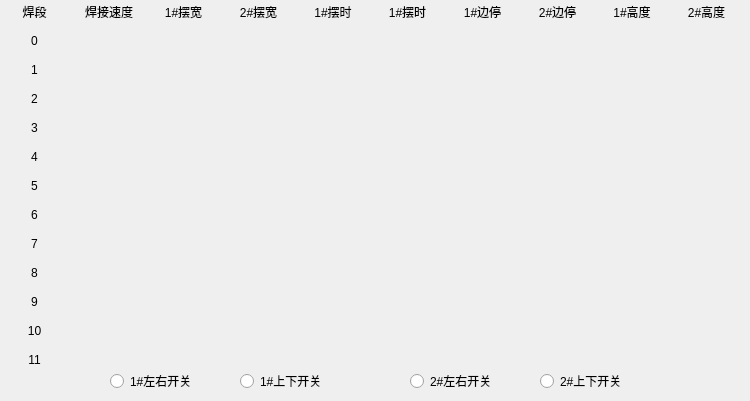
     <widget class="QWidget" name="L6">
      <attribute name="title">
       <string>L6</string>
      </attribute>
      <widget class="QRadioButton" name="radioButton_11">
       <property name="geometry">
        <rect>
         <x>110</x>
         <y>370</y>
         <width>101</width>
         <height>22</height>
        </rect>
       </property>
       <property name="text">
        <string>1#左右开关</string>
       </property>
       <property name="checkable">
        <bool>true</bool>
       </property>
       <property name="checked">
        <bool>false</bool>
       </property>
       <property name="autoExclusive">
        <bool>false</bool>
       </property>
      </widget>
      <widget class="QRadioButton" name="radioButton_12">
       <property name="geometry">
        <rect>
         <x>240</x>
         <y>370</y>
         <width>101</width>
         <height>22</height>
        </rect>
       </property>
       <property name="text">
        <string>1#上下开关</string>
       </property>
       <property name="autoExclusive">
        <bool>false</bool>
       </property>
      </widget>
      <widget class="QWidget" name="layoutWidget">
       <property name="geometry">
        <rect>
         <x>0</x>
         <y>0</y>
         <width>741</width>
         <height>371</height>
        </rect>
       </property>
       <layout class="QGridLayout" name="gridLayout_6">
        <item row="0" column="0">
         <widget class="QLabel" name="label_324">
          <property name="sizePolicy">
           <sizepolicy hsizetype="Preferred" vsizetype="Preferred">
            <horstretch>0</horstretch>
            <verstretch>0</verstretch>
           </sizepolicy>
          </property>
          <property name="text">
           <string>焊段</string>
          </property>
          <property name="alignment">
           <set>Qt::AlignCenter</set>
          </property>
         </widget>
        </item>
        <item row="0" column="1">
         <widget class="QLabel" name="label_325">
          <property name="sizePolicy">
           <sizepolicy hsizetype="Preferred" vsizetype="Preferred">
            <horstretch>0</horstretch>
            <verstretch>0</verstretch>
           </sizepolicy>
          </property>
          <property name="text">
           <string>焊接速度</string>
          </property>
          <property name="alignment">
           <set>Qt::AlignCenter</set>
          </property>
         </widget>
        </item>
        <item row="0" column="2">
         <widget class="QLabel" name="label_326">
          <property name="sizePolicy">
           <sizepolicy hsizetype="Preferred" vsizetype="Preferred">
            <horstretch>0</horstretch>
            <verstretch>0</verstretch>
           </sizepolicy>
          </property>
          <property name="text">
           <string>1#摆宽</string>
          </property>
          <property name="alignment">
           <set>Qt::AlignCenter</set>
          </property>
         </widget>
        </item>
        <item row="0" column="3">
         <widget class="QLabel" name="label_327">
          <property name="sizePolicy">
           <sizepolicy hsizetype="Preferred" vsizetype="Preferred">
            <horstretch>0</horstretch>
            <verstretch>0</verstretch>
           </sizepolicy>
          </property>
          <property name="text">
           <string>2#摆宽</string>
          </property>
          <property name="alignment">
           <set>Qt::AlignCenter</set>
          </property>
         </widget>
        </item>
        <item row="0" column="4">
         <widget class="QLabel" name="label_328">
          <property name="sizePolicy">
           <sizepolicy hsizetype="Preferred" vsizetype="Preferred">
            <horstretch>0</horstretch>
            <verstretch>0</verstretch>
           </sizepolicy>
          </property>
          <property name="text">
           <string>1#摆时</string>
          </property>
          <property name="alignment">
           <set>Qt::AlignCenter</set>
          </property>
         </widget>
        </item>
        <item row="0" column="5">
         <widget class="QLabel" name="label_329">
          <property name="sizePolicy">
           <sizepolicy hsizetype="Preferred" vsizetype="Preferred">
            <horstretch>0</horstretch>
            <verstretch>0</verstretch>
           </sizepolicy>
          </property>
          <property name="text">
           <string>1#摆时</string>
          </property>
          <property name="alignment">
           <set>Qt::AlignCenter</set>
          </property>
         </widget>
        </item>
        <item row="0" column="6">
         <widget class="QLabel" name="label_454">
          <property name="sizePolicy">
           <sizepolicy hsizetype="Preferred" vsizetype="Preferred">
            <horstretch>0</horstretch>
            <verstretch>0</verstretch>
           </sizepolicy>
          </property>
          <property name="text">
           <string>1#边停</string>
          </property>
          <property name="alignment">
           <set>Qt::AlignCenter</set>
          </property>
         </widget>
        </item>
        <item row="0" column="7">
         <widget class="QLabel" name="label_455">
          <property name="sizePolicy">
           <sizepolicy hsizetype="Preferred" vsizetype="Preferred">
            <horstretch>0</horstretch>
            <verstretch>0</verstretch>
           </sizepolicy>
          </property>
          <property name="text">
           <string>2#边停</string>
          </property>
          <property name="alignment">
           <set>Qt::AlignCenter</set>
          </property>
         </widget>
        </item>
        <item row="0" column="8">
         <widget class="QLabel" name="label_330">
          <property name="sizePolicy">
           <sizepolicy hsizetype="Preferred" vsizetype="Preferred">
            <horstretch>0</horstretch>
            <verstretch>0</verstretch>
           </sizepolicy>
          </property>
          <property name="text">
           <string>1#高度</string>
          </property>
          <property name="alignment">
           <set>Qt::AlignCenter</set>
          </property>
         </widget>
        </item>
        <item row="0" column="9">
         <widget class="QLabel" name="label_331">
          <property name="sizePolicy">
           <sizepolicy hsizetype="Preferred" vsizetype="Preferred">
            <horstretch>0</horstretch>
            <verstretch>0</verstretch>
           </sizepolicy>
          </property>
          <property name="text">
           <string>2#高度</string>
          </property>
          <property name="alignment">
           <set>Qt::AlignCenter</set>
          </property>
         </widget>
        </item>
        <item row="1" column="0">
         <widget class="QLabel" name="label_332">
          <property name="text">
           <string>0</string>
          </property>
          <property name="alignment">
           <set>Qt::AlignCenter</set>
          </property>
         </widget>
        </item>
        <item row="2" column="0">
         <widget class="QLabel" name="label_333">
          <property name="text">
           <string>1</string>
          </property>
          <property name="alignment">
           <set>Qt::AlignCenter</set>
          </property>
         </widget>
        </item>
        <item row="3" column="0">
         <widget class="QLabel" name="label_334">
          <property name="text">
           <string>2</string>
          </property>
          <property name="alignment">
           <set>Qt::AlignCenter</set>
          </property>
         </widget>
        </item>
        <item row="4" column="0">
         <widget class="QLabel" name="label_335">
          <property name="text">
           <string>3</string>
          </property>
          <property name="alignment">
           <set>Qt::AlignCenter</set>
          </property>
         </widget>
        </item>
        <item row="5" column="0">
         <widget class="QLabel" name="label_336">
          <property name="text">
           <string>4</string>
          </property>
          <property name="alignment">
           <set>Qt::AlignCenter</set>
          </property>
         </widget>
        </item>
        <item row="6" column="0">
         <widget class="QLabel" name="label_201">
          <property name="text">
           <string>5</string>
          </property>
          <property name="alignment">
           <set>Qt::AlignCenter</set>
          </property>
         </widget>
        </item>
        <item row="7" column="0">
         <widget class="QLabel" name="label_337">
          <property name="text">
           <string>6</string>
          </property>
          <property name="alignment">
           <set>Qt::AlignCenter</set>
          </property>
         </widget>
        </item>
        <item row="8" column="0">
         <widget class="QLabel" name="label_338">
          <property name="text">
           <string>7</string>
          </property>
          <property name="alignment">
           <set>Qt::AlignCenter</set>
          </property>
         </widget>
        </item>
        <item row="9" column="0">
         <widget class="QLabel" name="label_339">
          <property name="text">
           <string>8</string>
          </property>
          <property name="alignment">
           <set>Qt::AlignCenter</set>
          </property>
         </widget>
        </item>
        <item row="10" column="0">
         <widget class="QLabel" name="label_340">
          <property name="text">
           <string>9</string>
          </property>
          <property name="alignment">
           <set>Qt::AlignCenter</set>
          </property>
         </widget>
        </item>
        <item row="11" column="0">
         <widget class="QLabel" name="label_341">
          <property name="text">
           <string>10</string>
          </property>
          <property name="alignment">
           <set>Qt::AlignCenter</set>
          </property>
         </widget>
        </item>
        <item row="12" column="0">
         <widget class="QLabel" name="label_342">
          <property name="text">
           <string>11</string>
          </property>
          <property name="alignment">
           <set>Qt::AlignCenter</set>
          </property>
         </widget>
        </item>
       </layout>
      </widget>
      <widget class="QRadioButton" name="lr25">
       <property name="geometry">
        <rect>
         <x>410</x>
         <y>370</y>
         <width>101</width>
         <height>22</height>
        </rect>
       </property>
       <property name="text">
        <string>2#左右开关</string>
       </property>
       <property name="checkable">
        <bool>true</bool>
       </property>
       <property name="checked">
        <bool>false</bool>
       </property>
       <property name="autoExclusive">
        <bool>false</bool>
       </property>
      </widget>
      <widget class="QRadioButton" name="ud25">
       <property name="geometry">
        <rect>
         <x>540</x>
         <y>370</y>
         <width>101</width>
         <height>22</height>
        </rect>
       </property>
       <property name="text">
        <string>2#上下开关</string>
       </property>
       <property name="checkable">
        <bool>true</bool>
       </property>
       <property name="checked">
        <bool>false</bool>
       </property>
       <property name="autoExclusive">
        <bool>false</bool>
       </property>
      </widget>
     </widget>
